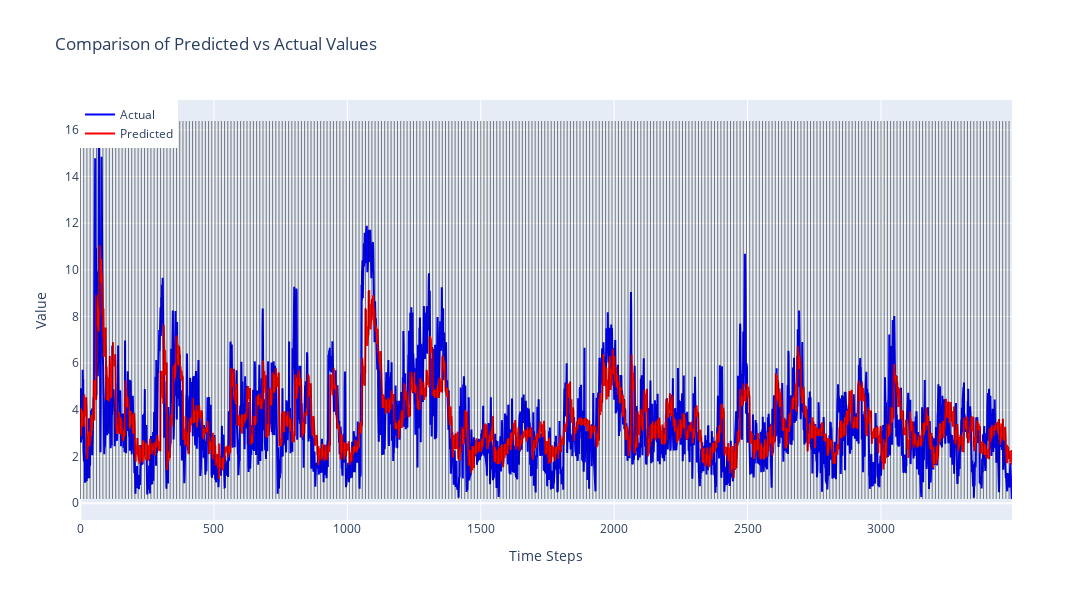

Notebook code cell kept with this figure:
### Code cell
import plotly.graph_objects as go

# Create a figure
fig = go.Figure()

# Add actual values trace
fig.add_trace(go.Scatter(
    x=list(range(len(y_test_stitched))),
    y=y_test_stitched,
    mode='lines',
    name='Actual',
    line=dict(color='blue')
))

# Add predicted values trace
fig.add_trace(go.Scatter(
    x=list(range(len(y_pred_stitched))),
    y=y_pred_stitched,
    mode='lines',
    name='Predicted',
    line=dict(color='red')
))

# Add vertical lines every 12 values
for i in range(0, len(y_test_stitched), 12):
    fig.add_shape(
        type='line',
        x0=i,
        x1=i,
        y0=min(min(y_test_stitched), min(y_pred_stitched)),
        y1=max(max(y_test_stitched), max(y_pred_stitched)),
        line=dict(color='rgba(0, 0, 0, 0.5)', width=1)
    )

# Update layout
fig.update_layout(
    title='Comparison of Predicted vs Actual Values',
    xaxis_title='Time Steps',
    yaxis_title='Value',
    legend=dict(x=0, y=1),
    width=1800,
    height=600,
    showlegend=True
)

# Show the plot
fig.show()

### Figure 1 — Plotly figure (JSON) as saved in the notebook; plotly's stock layout.template omitted (floating-point values rounded to 4 significant figures; data arrays with more than 128 entries replaced by an {"elided": "..."} marker saying what was removed)
{"data": [{"line": {"color": "blue"}, "mode": "lines", "name": "Actual", "type": "scatter", "x": {"elided": "3492 int values"}, "y": {"elided": "3492 float values"}}, {"line": {"color": "red"}, "mode": "lines", "name": "Predicted", "type": "scatter", "x": {"elided": "3492 int values"}, "y": {"elided": "3492 float values"}}], "layout": {"height": 600, "legend": {"x": 0, "y": 1}, "shapes": [{"line": {"color": "rgba(0, 0, 0, 0.5)", "width": 1}, "type": "line", "x0": 0, "x1": 0, "y0": 0.1786, "y1": 16.38}, {"line": {"color": "rgba(0, 0, 0, 0.5)", "width": 1}, "type": "line", "x0": 12, "x1": 12, "y0": 0.1786, "y1": 16.38}, {"line": {"color": "rgba(0, 0, 0, 0.5)", "width": 1}, "type": "line", "x0": 24, "x1": 24, "y0": 0.1786, "y1": 16.38}, {"line": {"color": "rgba(0, 0, 0, 0.5)", "width": 1}, "type": "line", "x0": 36, "x1": 36, "y0": 0.1786, "y1": 16.38}, {"line": {"color": "rgba(0, 0, 0, 0.5)", "width": 1}, "type": "line", "x0": 48, "x1": 48, "y0": 0.1786, "y1": 16.38}, {"line": {"color": "rgba(0, 0, 0, 0.5)", "width": 1}, "type": "line", "x0": 60, "x1": 60, "y0": 0.1786, "y1": 16.38}, {"line": {"color": "rgba(0, 0, 0, 0.5)", "width": 1}, "type": "line", "x0": 72, "x1": 72, "y0": 0.1786, "y1": 16.38}, {"line": {"color": "rgba(0, 0, 0, 0.5)", "width": 1}, "type": "line", "x0": 84, "x1": 84, "y0": 0.1786, "y1": 16.38}, {"line": {"color": "rgba(0, 0, 0, 0.5)", "width": 1}, "type": "line", "x0": 96, "x1": 96, "y0": 0.1786, "y1": 16.38}, {"line": {"color": "rgba(0, 0, 0, 0.5)", "width": 1}, "type": "line", "x0": 108, "x1": 108, "y0": 0.1786, "y1": 16.38}, {"line": {"color": "rgba(0, 0, 0, 0.5)", "width": 1}, "type": "line", "x0": 120, "x1": 120, "y0": 0.1786, "y1": 16.38}, {"line": {"color": "rgba(0, 0, 0, 0.5)", "width": 1}, "type": "line", "x0": 132, "x1": 132, "y0": 0.1786, "y1": 16.38}, {"line": {"color": "rgba(0, 0, 0, 0.5)", "width": 1}, "type": "line", "x0": 144, "x1": 144, "y0": 0.1786, "y1": 16.38}, {"line": {"color": "rgba(0, 0, 0, 0.5)", "width": 1}, "type": "line", "x0": 156, "x1": 156, "y0": 0.1786, "y1": 16.38}, {"line": {"color": "rgba(0, 0, 0, 0.5)", "width": 1}, "type": "line", "x0": 168, "x1": 168, "y0": 0.1786, "y1": 16.38}, {"line": {"color": "rgba(0, 0, 0, 0.5)", "width": 1}, "type": "line", "x0": 180, "x1": 180, "y0": 0.1786, "y1": 16.38}, {"line": {"color": "rgba(0, 0, 0, 0.5)", "width": 1}, "type": "line", "x0": 192, "x1": 192, "y0": 0.1786, "y1": 16.38}, {"line": {"color": "rgba(0, 0, 0, 0.5)", "width": 1}, "type": "line", "x0": 204, "x1": 204, "y0": 0.1786, "y1": 16.38}, {"line": {"color": "rgba(0, 0, 0, 0.5)", "width": 1}, "type": "line", "x0": 216, "x1": 216, "y0": 0.1786, "y1": 16.38}, {"line": {"color": "rgba(0, 0, 0, 0.5)", "width": 1}, "type": "line", "x0": 228, "x1": 228, "y0": 0.1786, "y1": 16.38}, {"line": {"color": "rgba(0, 0, 0, 0.5)", "width": 1}, "type": "line", "x0": 240, "x1": 240, "y0": 0.1786, "y1": 16.38}, {"line": {"color": "rgba(0, 0, 0, 0.5)", "width": 1}, "type": "line", "x0": 252, "x1": 252, "y0": 0.1786, "y1": 16.38}, {"line": {"color": "rgba(0, 0, 0, 0.5)", "width": 1}, "type": "line", "x0": 264, "x1": 264, "y0": 0.1786, "y1": 16.38}, {"line": {"color": "rgba(0, 0, 0, 0.5)", "width": 1}, "type": "line", "x0": 276, "x1": 276, "y0": 0.1786, "y1": 16.38}, {"line": {"color": "rgba(0, 0, 0, 0.5)", "width": 1}, "type": "line", "x0": 288, "x1": 288, "y0": 0.1786, "y1": 16.38}, {"line": {"color": "rgba(0, 0, 0, 0.5)", "width": 1}, "type": "line", "x0": 300, "x1": 300, "y0": 0.1786, "y1": 16.38}, {"line": {"color": "rgba(0, 0, 0, 0.5)", "width": 1}, "type": "line", "x0": 312, "x1": 312, "y0": 0.1786, "y1": 16.38}, {"line": {"color": "rgba(0, 0, 0, 0.5)", "width": 1}, "type": "line", "x0": 324, "x1": 324, "y0": 0.1786, "y1": 16.38}, {"line": {"color": "rgba(0, 0, 0, 0.5)", "width": 1}, "type": "line", "x0": 336, "x1": 336, "y0": 0.1786, "y1": 16.38}, {"line": {"color": "rgba(0, 0, 0, 0.5)", "width": 1}, "type": "line", "x0": 348, "x1": 348, "y0": 0.1786, "y1": 16.38}, {"line": {"color": "rgba(0, 0, 0, 0.5)", "width": 1}, "type": "line", "x0": 360, "x1": 360, "y0": 0.1786, "y1": 16.38}, {"line": {"color": "rgba(0, 0, 0, 0.5)", "width": 1}, "type": "line", "x0": 372, "x1": 372, "y0": 0.1786, "y1": 16.38}, {"line": {"color": "rgba(0, 0, 0, 0.5)", "width": 1}, "type": "line", "x0": 384, "x1": 384, "y0": 0.1786, "y1": 16.38}, {"line": {"color": "rgba(0, 0, 0, 0.5)", "width": 1}, "type": "line", "x0": 396, "x1": 396, "y0": 0.1786, "y1": 16.38}, {"line": {"color": "rgba(0, 0, 0, 0.5)", "width": 1}, "type": "line", "x0": 408, "x1": 408, "y0": 0.1786, "y1": 16.38}, {"line": {"color": "rgba(0, 0, 0, 0.5)", "width": 1}, "type": "line", "x0": 420, "x1": 420, "y0": 0.1786, "y1": 16.38}, {"line": {"color": "rgba(0, 0, 0, 0.5)", "width": 1}, "type": "line", "x0": 432, "x1": 432, "y0": 0.1786, "y1": 16.38}, {"line": {"color": "rgba(0, 0, 0, 0.5)", "width": 1}, "type": "line", "x0": 444, "x1": 444, "y0": 0.1786, "y1": 16.38}, {"line": {"color": "rgba(0, 0, 0, 0.5)", "width": 1}, "type": "line", "x0": 456, "x1": 456, "y0": 0.1786, "y1": 16.38}, {"line": {"color": "rgba(0, 0, 0, 0.5)", "width": 1}, "type": "line", "x0": 468, "x1": 468, "y0": 0.1786, "y1": 16.38}, {"line": {"color": "rgba(0, 0, 0, 0.5)", "width": 1}, "type": "line", "x0": 480, "x1": 480, "y0": 0.1786, "y1": 16.38}, {"line": {"color": "rgba(0, 0, 0, 0.5)", "width": 1}, "type": "line", "x0": 492, "x1": 492, "y0": 0.1786, "y1": 16.38}, {"line": {"color": "rgba(0, 0, 0, 0.5)", "width": 1}, "type": "line", "x0": 504, "x1": 504, "y0": 0.1786, "y1": 16.38}, {"line": {"color": "rgba(0, 0, 0, 0.5)", "width": 1}, "type": "line", "x0": 516, "x1": 516, "y0": 0.1786, "y1": 16.38}, {"line": {"color": "rgba(0, 0, 0, 0.5)", "width": 1}, "type": "line", "x0": 528, "x1": 528, "y0": 0.1786, "y1": 16.38}, {"line": {"color": "rgba(0, 0, 0, 0.5)", "width": 1}, "type": "line", "x0": 540, "x1": 540, "y0": 0.1786, "y1": 16.38}, {"line": {"color": "rgba(0, 0, 0, 0.5)", "width": 1}, "type": "line", "x0": 552, "x1": 552, "y0": 0.1786, "y1": 16.38}, {"line": {"color": "rgba(0, 0, 0, 0.5)", "width": 1}, "type": "line", "x0": 564, "x1": 564, "y0": 0.1786, "y1": 16.38}, {"line": {"color": "rgba(0, 0, 0, 0.5)", "width": 1}, "type": "line", "x0": 576, "x1": 576, "y0": 0.1786, "y1": 16.38}, {"line": {"color": "rgba(0, 0, 0, 0.5)", "width": 1}, "type": "line", "x0": 588, "x1": 588, "y0": 0.1786, "y1": 16.38}, {"line": {"color": "rgba(0, 0, 0, 0.5)", "width": 1}, "type": "line", "x0": 600, "x1": 600, "y0": 0.1786, "y1": 16.38}, {"line": {"color": "rgba(0, 0, 0, 0.5)", "width": 1}, "type": "line", "x0": 612, "x1": 612, "y0": 0.1786, "y1": 16.38}, {"line": {"color": "rgba(0, 0, 0, 0.5)", "width": 1}, "type": "line", "x0": 624, "x1": 624, "y0": 0.1786, "y1": 16.38}, {"line": {"color": "rgba(0, 0, 0, 0.5)", "width": 1}, "type": "line", "x0": 636, "x1": 636, "y0": 0.1786, "y1": 16.38}, {"line": {"color": "rgba(0, 0, 0, 0.5)", "width": 1}, "type": "line", "x0": 648, "x1": 648, "y0": 0.1786, "y1": 16.38}, {"line": {"color": "rgba(0, 0, 0, 0.5)", "width": 1}, "type": "line", "x0": 660, "x1": 660, "y0": 0.1786, "y1": 16.38}, {"line": {"color": "rgba(0, 0, 0, 0.5)", "width": 1}, "type": "line", "x0": 672, "x1": 672, "y0": 0.1786, "y1": 16.38}, {"line": {"color": "rgba(0, 0, 0, 0.5)", "width": 1}, "type": "line", "x0": 684, "x1": 684, "y0": 0.1786, "y1": 16.38}, {"line": {"color": "rgba(0, 0, 0, 0.5)", "width": 1}, "type": "line", "x0": 696, "x1": 696, "y0": 0.1786, "y1": 16.38}, {"line": {"color": "rgba(0, 0, 0, 0.5)", "width": 1}, "type": "line", "x0": 708, "x1": 708, "y0": 0.1786, "y1": 16.38}, {"line": {"color": "rgba(0, 0, 0, 0.5)", "width": 1}, "type": "line", "x0": 720, "x1": 720, "y0": 0.1786, "y1": 16.38}, {"line": {"color": "rgba(0, 0, 0, 0.5)", "width": 1}, "type": "line", "x0": 732, "x1": 732, "y0": 0.1786, "y1": 16.38}, {"line": {"color": "rgba(0, 0, 0, 0.5)", "width": 1}, "type": "line", "x0": 744, "x1": 744, "y0": 0.1786, "y1": 16.38}, {"line": {"color": "rgba(0, 0, 0, 0.5)", "width": 1}, "type": "line", "x0": 756, "x1": 756, "y0": 0.1786, "y1": 16.38}, {"line": {"color": "rgba(0, 0, 0, 0.5)", "width": 1}, "type": "line", "x0": 768, "x1": 768, "y0": 0.1786, "y1": 16.38}, {"line": {"color": "rgba(0, 0, 0, 0.5)", "width": 1}, "type": "line", "x0": 780, "x1": 780, "y0": 0.1786, "y1": 16.38}, {"line": {"color": "rgba(0, 0, 0, 0.5)", "width": 1}, "type": "line", "x0": 792, "x1": 792, "y0": 0.1786, "y1": 16.38}, {"line": {"color": "rgba(0, 0, 0, 0.5)", "width": 1}, "type": "line", "x0": 804, "x1": 804, "y0": 0.1786, "y1": 16.38}, {"line": {"color": "rgba(0, 0, 0, 0.5)", "width": 1}, "type": "line", "x0": 816, "x1": 816, "y0": 0.1786, "y1": 16.38}, {"line": {"color": "rgba(0, 0, 0, 0.5)", "width": 1}, "type": "line", "x0": 828, "x1": 828, "y0": 0.1786, "y1": 16.38}, {"line": {"color": "rgba(0, 0, 0, 0.5)", "width": 1}, "type": "line", "x0": 840, "x1": 840, "y0": 0.1786, "y1": 16.38}, {"line": {"color": "rgba(0, 0, 0, 0.5)", "width": 1}, "type": "line", "x0": 852, "x1": 852, "y0": 0.1786, "y1": 16.38}, {"line": {"color": "rgba(0, 0, 0, 0.5)", "width": 1}, "type": "line", "x0": 864, "x1": 864, "y0": 0.1786, "y1": 16.38}, {"line": {"color": "rgba(0, 0, 0, 0.5)", "width": 1}, "type": "line", "x0": 876, "x1": 876, "y0": 0.1786, "y1": 16.38}, {"line": {"color": "rgba(0, 0, 0, 0.5)", "width": 1}, "type": "line", "x0": 888, "x1": 888, "y0": 0.1786, "y1": 16.38}, {"line": {"color": "rgba(0, 0, 0, 0.5)", "width": 1}, "type": "line", "x0": 900, "x1": 900, "y0": 0.1786, "y1": 16.38}, {"line": {"color": "rgba(0, 0, 0, 0.5)", "width": 1}, "type": "line", "x0": 912, "x1": 912, "y0": 0.1786, "y1": 16.38}, {"line": {"color": "rgba(0, 0, 0, 0.5)", "width": 1}, "type": "line", "x0": 924, "x1": 924, "y0": 0.1786, "y1": 16.38}, {"line": {"color": "rgba(0, 0, 0, 0.5)", "width": 1}, "type": "line", "x0": 936, "x1": 936, "y0": 0.1786, "y1": 16.38}, {"line": {"color": "rgba(0, 0, 0, 0.5)", "width": 1}, "type": "line", "x0": 948, "x1": 948, "y0": 0.1786, "y1": 16.38}, {"line": {"color": "rgba(0, 0, 0, 0.5)", "width": 1}, "type": "line", "x0": 960, "x1": 960, "y0": 0.1786, "y1": 16.38}, {"line": {"color": "rgba(0, 0, 0, 0.5)", "width": 1}, "type": "line", "x0": 972, "x1": 972, "y0": 0.1786, "y1": 16.38}, {"line": {"color": "rgba(0, 0, 0, 0.5)", "width": 1}, "type": "line", "x0": 984, "x1": 984, "y0": 0.1786, "y1": 16.38}, {"line": {"color": "rgba(0, 0, 0, 0.5)", "width": 1}, "type": "line", "x0": 996, "x1": 996, "y0": 0.1786, "y1": 16.38}, {"line": {"color": "rgba(0, 0, 0, 0.5)", "width": 1}, "type": "line", "x0": 1008, "x1": 1008, "y0": 0.1786, "y1": 16.38}, {"line": {"color": "rgba(0, 0, 0, 0.5)", "width": 1}, "type": "line", "x0": 1020, "x1": 1020, "y0": 0.1786, "y1": 16.38}, {"line": {"color": "rgba(0, 0, 0, 0.5)", "width": 1}, "type": "line", "x0": 1032, "x1": 1032, "y0": 0.1786, "y1": 16.38}, {"line": {"color": "rgba(0, 0, 0, 0.5)", "width": 1}, "type": "line", "x0": 1044, "x1": 1044, "y0": 0.1786, "y1": 16.38}, {"line": {"color": "rgba(0, 0, 0, 0.5)", "width": 1}, "type": "line", "x0": 1056, "x1": 1056, "y0": 0.1786, "y1": 16.38}, {"line": {"color": "rgba(0, 0, 0, 0.5)", "width": 1}, "type": "line", "x0": 1068, "x1": 1068, "y0": 0.1786, "y1": 16.38}, {"line": {"color": "rgba(0, 0, 0, 0.5)", "width": 1}, "type": "line", "x0": 1080, "x1": 1080, "y0": 0.1786, "y1": 16.38}, {"line": {"color": "rgba(0, 0, 0, 0.5)", "width": 1}, "type": "line", "x0": 1092, "x1": 1092, "y0": 0.1786, "y1": 16.38}, {"line": {"color": "rgba(0, 0, 0, 0.5)", "width": 1}, "type": "line", "x0": 1104, "x1": 1104, "y0": 0.1786, "y1": 16.38}, {"line": {"color": "rgba(0, 0, 0, 0.5)", "width": 1}, "type": "line", "x0": 1116, "x1": 1116, "y0": 0.1786, "y1": 16.38}, {"line": {"color": "rgba(0, 0, 0, 0.5)", "width": 1}, "type": "line", "x0": 1128, "x1": 1128, "y0": 0.1786, "y1": 16.38}, {"line": {"color": "rgba(0, 0, 0, 0.5)", "width": 1}, "type": "line", "x0": 1140, "x1": 1140, "y0": 0.1786, "y1": 16.38}, {"line": {"color": "rgba(0, 0, 0, 0.5)", "width": 1}, "type": "line", "x0": 1152, "x1": 1152, "y0": 0.1786, "y1": 16.38}, {"line": {"color": "rgba(0, 0, 0, 0.5)", "width": 1}, "type": "line", "x0": 1164, "x1": 1164, "y0": 0.1786, "y1": 16.38}, {"line": {"color": "rgba(0, 0, 0, 0.5)", "width": 1}, "type": "line", "x0": 1176, "x1": 1176, "y0": 0.1786, "y1": 16.38}, {"line": {"color": "rgba(0, 0, 0, 0.5)", "width": 1}, "type": "line", "x0": 1188, "x1": 1188, "y0": 0.1786, "y1": 16.38}, {"line": {"color": "rgba(0, 0, 0, 0.5)", "width": 1}, "type": "line", "x0": 1200, "x1": 1200, "y0": 0.1786, "y1": 16.38}, {"line": {"color": "rgba(0, 0, 0, 0.5)", "width": 1}, "type": "line", "x0": 1212, "x1": 1212, "y0": 0.1786, "y1": 16.38}, {"line": {"color": "rgba(0, 0, 0, 0.5)", "width": 1}, "type": "line", "x0": 1224, "x1": 1224, "y0": 0.1786, "y1": 16.38}, {"line": {"color": "rgba(0, 0, 0, 0.5)", "width": 1}, "type": "line", "x0": 1236, "x1": 1236, "y0": 0.1786, "y1": 16.38}, {"line": {"color": "rgba(0, 0, 0, 0.5)", "width": 1}, "type": "line", "x0": 1248, "x1": 1248, "y0": 0.1786, "y1": 16.38}, {"line": {"color": "rgba(0, 0, 0, 0.5)", "width": 1}, "type": "line", "x0": 1260, "x1": 1260, "y0": 0.1786, "y1": 16.38}, {"line": {"color": "rgba(0, 0, 0, 0.5)", "width": 1}, "type": "line", "x0": 1272, "x1": 1272, "y0": 0.1786, "y1": 16.38}, {"line": {"color": "rgba(0, 0, 0, 0.5)", "width": 1}, "type": "line", "x0": 1284, "x1": 1284, "y0": 0.1786, "y1": 16.38}, {"line": {"color": "rgba(0, 0, 0, 0.5)", "width": 1}, "type": "line", "x0": 1296, "x1": 1296, "y0": 0.1786, "y1": 16.38}, {"line": {"color": "rgba(0, 0, 0, 0.5)", "width": 1}, "type": "line", "x0": 1308, "x1": 1308, "y0": 0.1786, "y1": 16.38}, {"line": {"color": "rgba(0, 0, 0, 0.5)", "width": 1}, "type": "line", "x0": 1320, "x1": 1320, "y0": 0.1786, "y1": 16.38}, {"line": {"color": "rgba(0, 0, 0, 0.5)", "width": 1}, "type": "line", "x0": 1332, "x1": 1332, "y0": 0.1786, "y1": 16.38}, {"line": {"color": "rgba(0, 0, 0, 0.5)", "width": 1}, "type": "line", "x0": 1344, "x1": 1344, "y0": 0.1786, "y1": 16.38}, {"line": {"color": "rgba(0, 0, 0, 0.5)", "width": 1}, "type": "line", "x0": 1356, "x1": 1356, "y0": 0.1786, "y1": 16.38}, {"line": {"color": "rgba(0, 0, 0, 0.5)", "width": 1}, "type": "line", "x0": 1368, "x1": 1368, "y0": 0.1786, "y1": 16.38}, {"line": {"color": "rgba(0, 0, 0, 0.5)", "width": 1}, "type": "line", "x0": 1380, "x1": 1380, "y0": 0.1786, "y1": 16.38}, {"line": {"color": "rgba(0, 0, 0, 0.5)", "width": 1}, "type": "line", "x0": 1392, "x1": 1392, "y0": 0.1786, "y1": 16.38}, {"line": {"color": "rgba(0, 0, 0, 0.5)", "width": 1}, "type": "line", "x0": 1404, "x1": 1404, "y0": 0.1786, "y1": 16.38}, {"line": {"color": "rgba(0, 0, 0, 0.5)", "width": 1}, "type": "line", "x0": 1416, "x1": 1416, "y0": 0.1786, "y1": 16.38}, {"line": {"color": "rgba(0, 0, 0, 0.5)", "width": 1}, "type": "line", "x0": 1428, "x1": 1428, "y0": 0.1786, "y1": 16.38}, {"line": {"color": "rgba(0, 0, 0, 0.5)", "width": 1}, "type": "line", "x0": 1440, "x1": 1440, "y0": 0.1786, "y1": 16.38}, {"line": {"color": "rgba(0, 0, 0, 0.5)", "width": 1}, "type": "line", "x0": 1452, "x1": 1452, "y0": 0.1786, "y1": 16.38}, {"line": {"color": "rgba(0, 0, 0, 0.5)", "width": 1}, "type": "line", "x0": 1464, "x1": 1464, "y0": 0.1786, "y1": 16.38}, {"line": {"color": "rgba(0, 0, 0, 0.5)", "width": 1}, "type": "line", "x0": 1476, "x1": 1476, "y0": 0.1786, "y1": 16.38}, {"line": {"color": "rgba(0, 0, 0, 0.5)", "width": 1}, "type": "line", "x0": 1488, "x1": 1488, "y0": 0.1786, "y1": 16.38}, {"line": {"color": "rgba(0, 0, 0, 0.5)", "width": 1}, "type": "line", "x0": 1500, "x1": 1500, "y0": 0.1786, "y1": 16.38}, {"line": {"color": "rgba(0, 0, 0, 0.5)", "width": 1}, "type": "line", "x0": 1512, "x1": 1512, "y0": 0.1786, "y1": 16.38}, {"line": {"color": "rgba(0, 0, 0, 0.5)", "width": 1}, "type": "line", "x0": 1524, "x1": 1524, "y0": 0.1786, "y1": 16.38}, {"line": {"color": "rgba(0, 0, 0, 0.5)", "width": 1}, "type": "line", "x0": 1536, "x1": 1536, "y0": 0.1786, "y1": 16.38}, {"line": {"color": "rgba(0, 0, 0, 0.5)", "width": 1}, "type": "line", "x0": 1548, "x1": 1548, "y0": 0.1786, "y1": 16.38}, {"line": {"color": "rgba(0, 0, 0, 0.5)", "width": 1}, "type": "line", "x0": 1560, "x1": 1560, "y0": 0.1786, "y1": 16.38}, {"line": {"color": "rgba(0, 0, 0, 0.5)", "width": 1}, "type": "line", "x0": 1572, "x1": 1572, "y0": 0.1786, "y1": 16.38}, {"line": {"color": "rgba(0, 0, 0, 0.5)", "width": 1}, "type": "line", "x0": 1584, "x1": 1584, "y0": 0.1786, "y1": 16.38}, {"line": {"color": "rgba(0, 0, 0, 0.5)", "width": 1}, "type": "line", "x0": 1596, "x1": 1596, "y0": 0.1786, "y1": 16.38}, {"line": {"color": "rgba(0, 0, 0, 0.5)", "width": 1}, "type": "line", "x0": 1608, "x1": 1608, "y0": 0.1786, "y1": 16.38}, {"line": {"color": "rgba(0, 0, 0, 0.5)", "width": 1}, "type": "line", "x0": 1620, "x1": 1620, "y0": 0.1786, "y1": 16.38}, {"line": {"color": "rgba(0, 0, 0, 0.5)", "width": 1}, "type": "line", "x0": 1632, "x1": 1632, "y0": 0.1786, "y1": 16.38}, {"line": {"color": "rgba(0, 0, 0, 0.5)", "width": 1}, "type": "line", "x0": 1644, "x1": 1644, "y0": 0.1786, "y1": 16.38}, {"line": {"color": "rgba(0, 0, 0, 0.5)", "width": 1}, "type": "line", "x0": 1656, "x1": 1656, "y0": 0.1786, "y1": 16.38}, {"line": {"color": "rgba(0, 0, 0, 0.5)", "width": 1}, "type": "line", "x0": 1668, "x1": 1668, "y0": 0.1786, "y1": 16.38}, {"line": {"color": "rgba(0, 0, 0, 0.5)", "width": 1}, "type": "line", "x0": 1680, "x1": 1680, "y0": 0.1786, "y1": 16.38}, {"line": {"color": "rgba(0, 0, 0, 0.5)", "width": 1}, "type": "line", "x0": 1692, "x1": 1692, "y0": 0.1786, "y1": 16.38}, {"line": {"color": "rgba(0, 0, 0, 0.5)", "width": 1}, "type": "line", "x0": 1704, "x1": 1704, "y0": 0.1786, "y1": 16.38}, {"line": {"color": "rgba(0, 0, 0, 0.5)", "width": 1}, "type": "line", "x0": 1716, "x1": 1716, "y0": 0.1786, "y1": 16.38}, {"line": {"color": "rgba(0, 0, 0, 0.5)", "width": 1}, "type": "line", "x0": 1728, "x1": 1728, "y0": 0.1786, "y1": 16.38}, {"line": {"color": "rgba(0, 0, 0, 0.5)", "width": 1}, "type": "line", "x0": 1740, "x1": 1740, "y0": 0.1786, "y1": 16.38}, {"line": {"color": "rgba(0, 0, 0, 0.5)", "width": 1}, "type": "line", "x0": 1752, "x1": 1752, "y0": 0.1786, "y1": 16.38}, {"line": {"color": "rgba(0, 0, 0, 0.5)", "width": 1}, "type": "line", "x0": 1764, "x1": 1764, "y0": 0.1786, "y1": 16.38}, {"line": {"color": "rgba(0, 0, 0, 0.5)", "width": 1}, "type": "line", "x0": 1776, "x1": 1776, "y0": 0.1786, "y1": 16.38}, {"line": {"color": "rgba(0, 0, 0, 0.5)", "width": 1}, "type": "line", "x0": 1788, "x1": 1788, "y0": 0.1786, "y1": 16.38}, {"line": {"color": "rgba(0, 0, 0, 0.5)", "width": 1}, "type": "line", "x0": 1800, "x1": 1800, "y0": 0.1786, "y1": 16.38}, {"line": {"color": "rgba(0, 0, 0, 0.5)", "width": 1}, "type": "line", "x0": 1812, "x1": 1812, "y0": 0.1786, "y1": 16.38}, {"line": {"color": "rgba(0, 0, 0, 0.5)", "width": 1}, "type": "line", "x0": 1824, "x1": 1824, "y0": 0.1786, "y1": 16.38}, {"line": {"color": "rgba(0, 0, 0, 0.5)", "width": 1}, "type": "line", "x0": 1836, "x1": 1836, "y0": 0.1786, "y1": 16.38}, {"line": {"color": "rgba(0, 0, 0, 0.5)", "width": 1}, "type": "line", "x0": 1848, "x1": 1848, "y0": 0.1786, "y1": 16.38}, {"line": {"color": "rgba(0, 0, 0, 0.5)", "width": 1}, "type": "line", "x0": 1860, "x1": 1860, "y0": 0.1786, "y1": 16.38}, {"line": {"color": "rgba(0, 0, 0, 0.5)", "width": 1}, "type": "line", "x0": 1872, "x1": 1872, "y0": 0.1786, "y1": 16.38}, {"line": {"color": "rgba(0, 0, 0, 0.5)", "width": 1}, "type": "line", "x0": 1884, "x1": 1884, "y0": 0.1786, "y1": 16.38}, {"line": {"color": "rgba(0, 0, 0, 0.5)", "width": 1}, "type": "line", "x0": 1896, "x1": 1896, "y0": 0.1786, "y1": 16.38}, {"line": {"color": "rgba(0, 0, 0, 0.5)", "width": 1}, "type": "line", "x0": 1908, "x1": 1908, "y0": 0.1786, "y1": 16.38}, {"line": {"color": "rgba(0, 0, 0, 0.5)", "width": 1}, "type": "line", "x0": 1920, "x1": 1920, "y0": 0.1786, "y1": 16.38}, {"line": {"color": "rgba(0, 0, 0, 0.5)", "width": 1}, "type": "line", "x0": 1932, "x1": 1932, "y0": 0.1786, "y1": 16.38}, {"line": {"color": "rgba(0, 0, 0, 0.5)", "width": 1}, "type": "line", "x0": 1944, "x1": 1944, "y0": 0.1786, "y1": 16.38}, {"line": {"color": "rgba(0, 0, 0, 0.5)", "width": 1}, "type": "line", "x0": 1956, "x1": 1956, "y0": 0.1786, "y1": 16.38}, {"line": {"color": "rgba(0, 0, 0, 0.5)", "width": 1}, "type": "line", "x0": 1968, "x1": 1968, "y0": 0.1786, "y1": 16.38}, {"line": {"color": "rgba(0, 0, 0, 0.5)", "width": 1}, "type": "line", "x0": 1980, "x1": 1980, "y0": 0.1786, "y1": 16.38}, {"line": {"color": "rgba(0, 0, 0, 0.5)", "width": 1}, "type": "line", "x0": 1992, "x1": 1992, "y0": 0.1786, "y1": 16.38}, {"line": {"color": "rgba(0, 0, 0, 0.5)", "width": 1}, "type": "line", "x0": 2004, "x1": 2004, "y0": 0.1786, "y1": 16.38}, {"line": {"color": "rgba(0, 0, 0, 0.5)", "width": 1}, "type": "line", "x0": 2016, "x1": 2016, "y0": 0.1786, "y1": 16.38}, {"line": {"color": "rgba(0, 0, 0, 0.5)", "width": 1}, "type": "line", "x0": 2028, "x1": 2028, "y0": 0.1786, "y1": 16.38}, {"line": {"color": "rgba(0, 0, 0, 0.5)", "width": 1}, "type": "line", "x0": 2040, "x1": 2040, "y0": 0.1786, "y1": 16.38}, {"line": {"color": "rgba(0, 0, 0, 0.5)", "width": 1}, "type": "line", "x0": 2052, "x1": 2052, "y0": 0.1786, "y1": 16.38}, {"line": {"color": "rgba(0, 0, 0, 0.5)", "width": 1}, "type": "line", "x0": 2064, "x1": 2064, "y0": 0.1786, "y1": 16.38}, {"line": {"color": "rgba(0, 0, 0, 0.5)", "width": 1}, "type": "line", "x0": 2076, "x1": 2076, "y0": 0.1786, "y1": 16.38}, {"line": {"color": "rgba(0, 0, 0, 0.5)", "width": 1}, "type": "line", "x0": 2088, "x1": 2088, "y0": 0.1786, "y1": 16.38}, {"line": {"color": "rgba(0, 0, 0, 0.5)", "width": 1}, "type": "line", "x0": 2100, "x1": 2100, "y0": 0.1786, "y1": 16.38}, {"line": {"color": "rgba(0, 0, 0, 0.5)", "width": 1}, "type": "line", "x0": 2112, "x1": 2112, "y0": 0.1786, "y1": 16.38}, {"line": {"color": "rgba(0, 0, 0, 0.5)", "width": 1}, "type": "line", "x0": 2124, "x1": 2124, "y0": 0.1786, "y1": 16.38}, {"line": {"color": "rgba(0, 0, 0, 0.5)", "width": 1}, "type": "line", "x0": 2136, "x1": 2136, "y0": 0.1786, "y1": 16.38}, {"line": {"color": "rgba(0, 0, 0, 0.5)", "width": 1}, "type": "line", "x0": 2148, "x1": 2148, "y0": 0.1786, "y1": 16.38}, {"line": {"color": "rgba(0, 0, 0, 0.5)", "width": 1}, "type": "line", "x0": 2160, "x1": 2160, "y0": 0.1786, "y1": 16.38}, {"line": {"color": "rgba(0, 0, 0, 0.5)", "width": 1}, "type": "line", "x0": 2172, "x1": 2172, "y0": 0.1786, "y1": 16.38}, {"line": {"color": "rgba(0, 0, 0, 0.5)", "width": 1}, "type": "line", "x0": 2184, "x1": 2184, "y0": 0.1786, "y1": 16.38}, {"line": {"color": "rgba(0, 0, 0, 0.5)", "width": 1}, "type": "line", "x0": 2196, "x1": 2196, "y0": 0.1786, "y1": 16.38}, {"line": {"color": "rgba(0, 0, 0, 0.5)", "width": 1}, "type": "line", "x0": 2208, "x1": 2208, "y0": 0.1786, "y1": 16.38}, {"line": {"color": "rgba(0, 0, 0, 0.5)", "width": 1}, "type": "line", "x0": 2220, "x1": 2220, "y0": 0.1786, "y1": 16.38}, {"line": {"color": "rgba(0, 0, 0, 0.5)", "width": 1}, "type": "line", "x0": 2232, "x1": 2232, "y0": 0.1786, "y1": 16.38}, {"line": {"color": "rgba(0, 0, 0, 0.5)", "width": 1}, "type": "line", "x0": 2244, "x1": 2244, "y0": 0.1786, "y1": 16.38}, {"line": {"color": "rgba(0, 0, 0, 0.5)", "width": 1}, "type": "line", "x0": 2256, "x1": 2256, "y0": 0.1786, "y1": 16.38}, {"line": {"color": "rgba(0, 0, 0, 0.5)", "width": 1}, "type": "line", "x0": 2268, "x1": 2268, "y0": 0.1786, "y1": 16.38}, {"line": {"color": "rgba(0, 0, 0, 0.5)", "width": 1}, "type": "line", "x0": 2280, "x1": 2280, "y0": 0.1786, "y1": 16.38}, {"line": {"color": "rgba(0, 0, 0, 0.5)", "width": 1}, "type": "line", "x0": 2292, "x1": 2292, "y0": 0.1786, "y1": 16.38}, {"line": {"color": "rgba(0, 0, 0, 0.5)", "width": 1}, "type": "line", "x0": 2304, "x1": 2304, "y0": 0.1786, "y1": 16.38}, {"line": {"color": "rgba(0, 0, 0, 0.5)", "width": 1}, "type": "line", "x0": 2316, "x1": 2316, "y0": 0.1786, "y1": 16.38}, {"line": {"color": "rgba(0, 0, 0, 0.5)", "width": 1}, "type": "line", "x0": 2328, "x1": 2328, "y0": 0.1786, "y1": 16.38}, {"line": {"color": "rgba(0, 0, 0, 0.5)", "width": 1}, "type": "line", "x0": 2340, "x1": 2340, "y0": 0.1786, "y1": 16.38}, {"line": {"color": "rgba(0, 0, 0, 0.5)", "width": 1}, "type": "line", "x0": 2352, "x1": 2352, "y0": 0.1786, "y1": 16.38}, {"line": {"color": "rgba(0, 0, 0, 0.5)", "width": 1}, "type": "line", "x0": 2364, "x1": 2364, "y0": 0.1786, "y1": 16.38}, {"line": {"color": "rgba(0, 0, 0, 0.5)", "width": 1}, "type": "line", "x0": 2376, "x1": 2376, "y0": 0.1786, "y1": 16.38}, {"line": {"color": "rgba(0, 0, 0, 0.5)", "width": 1}, "type": "line", "x0": 2388, "x1": 2388, "y0": 0.1786, "y1": 16.38}, {"line": {"color": "rgba(0, 0, 0, 0.5)", "width": 1}, "type": "line", "x0": 2400, "x1": 2400, "y0": 0.1786, "y1": 16.38}, {"line": {"color": "rgba(0, 0, 0, 0.5)", "width": 1}, "type": "line", "x0": 2412, "x1": 2412, "y0": 0.1786, "y1": 16.38}, {"line": {"color": "rgba(0, 0, 0, 0.5)", "width": 1}, "type": "line", "x0": 2424, "x1": 2424, "y0": 0.1786, "y1": 16.38}, {"line": {"color": "rgba(0, 0, 0, 0.5)", "width": 1}, "type": "line", "x0": 2436, "x1": 2436, "y0": 0.1786, "y1": 16.38}, {"line": {"color": "rgba(0, 0, 0, 0.5)", "width": 1}, "type": "line", "x0": 2448, "x1": 2448, "y0": 0.1786, "y1": 16.38}, {"line": {"color": "rgba(0, 0, 0, 0.5)", "width": 1}, "type": "line", "x0": 2460, "x1": 2460, "y0": 0.1786, "y1": 16.38}, {"line": {"color": "rgba(0, 0, 0, 0.5)", "width": 1}, "type": "line", "x0": 2472, "x1": 2472, "y0": 0.1786, "y1": 16.38}, {"line": {"color": "rgba(0, 0, 0, 0.5)", "width": 1}, "type": "line", "x0": 2484, "x1": 2484, "y0": 0.1786, "y1": 16.38}, {"line": {"color": "rgba(0, 0, 0, 0.5)", "width": 1}, "type": "line", "x0": 2496, "x1": 2496, "y0": 0.1786, "y1": 16.38}, {"line": {"color": "rgba(0, 0, 0, 0.5)", "width": 1}, "type": "line", "x0": 2508, "x1": 2508, "y0": 0.1786, "y1": 16.38}, {"line": {"color": "rgba(0, 0, 0, 0.5)", "width": 1}, "type": "line", "x0": 2520, "x1": 2520, "y0": 0.1786, "y1": 16.38}, {"line": {"color": "rgba(0, 0, 0, 0.5)", "width": 1}, "type": "line", "x0": 2532, "x1": 2532, "y0": 0.1786, "y1": 16.38}, {"line": {"color": "rgba(0, 0, 0, 0.5)", "width": 1}, "type": "line", "x0": 2544, "x1": 2544, "y0": 0.1786, "y1": 16.38}, {"line": {"color": "rgba(0, 0, 0, 0.5)", "width": 1}, "type": "line", "x0": 2556, "x1": 2556, "y0": 0.1786, "y1": 16.38}, {"line": {"color": "rgba(0, 0, 0, 0.5)", "width": 1}, "type": "line", "x0": 2568, "x1": 2568, "y0": 0.1786, "y1": 16.38}, {"line": {"color": "rgba(0, 0, 0, 0.5)", "width": 1}, "type": "line", "x0": 2580, "x1": 2580, "y0": 0.1786, "y1": 16.38}, {"line": {"color": "rgba(0, 0, 0, 0.5)", "width": 1}, "type": "line", "x0": 2592, "x1": 2592, "y0": 0.1786, "y1": 16.38}, {"line": {"color": "rgba(0, 0, 0, 0.5)", "width": 1}, "type": "line", "x0": 2604, "x1": 2604, "y0": 0.1786, "y1": 16.38}, {"line": {"color": "rgba(0, 0, 0, 0.5)", "width": 1}, "type": "line", "x0": 2616, "x1": 2616, "y0": 0.1786, "y1": 16.38}, {"line": {"color": "rgba(0, 0, 0, 0.5)", "width": 1}, "type": "line", "x0": 2628, "x1": 2628, "y0": 0.1786, "y1": 16.38}, {"line": {"color": "rgba(0, 0, 0, 0.5)", "width": 1}, "type": "line", "x0": 2640, "x1": 2640, "y0": 0.1786, "y1": 16.38}, {"line": {"color": "rgba(0, 0, 0, 0.5)", "width": 1}, "type": "line", "x0": 2652, "x1": 2652, "y0": 0.1786, "y1": 16.38}, {"line": {"color": "rgba(0, 0, 0, 0.5)", "width": 1}, "type": "line", "x0": 2664, "x1": 2664, "y0": 0.1786, "y1": 16.38}, {"line": {"color": "rgba(0, 0, 0, 0.5)", "width": 1}, "type": "line", "x0": 2676, "x1": 2676, "y0": 0.1786, "y1": 16.38}, {"line": {"color": "rgba(0, 0, 0, 0.5)", "width": 1}, "type": "line", "x0": 2688, "x1": 2688, "y0": 0.1786, "y1": 16.38}, {"line": {"color": "rgba(0, 0, 0, 0.5)", "width": 1}, "type": "line", "x0": 2700, "x1": 2700, "y0": 0.1786, "y1": 16.38}, {"line": {"color": "rgba(0, 0, 0, 0.5)", "width": 1}, "type": "line", "x0": 2712, "x1": 2712, "y0": 0.1786, "y1": 16.38}, {"line": {"color": "rgba(0, 0, 0, 0.5)", "width": 1}, "type": "line", "x0": 2724, "x1": 2724, "y0": 0.1786, "y1": 16.38}, {"line": {"color": "rgba(0, 0, 0, 0.5)", "width": 1}, "type": "line", "x0": 2736, "x1": 2736, "y0": 0.1786, "y1": 16.38}, {"line": {"color": "rgba(0, 0, 0, 0.5)", "width": 1}, "type": "line", "x0": 2748, "x1": 2748, "y0": 0.1786, "y1": 16.38}, {"line": {"color": "rgba(0, 0, 0, 0.5)", "width": 1}, "type": "line", "x0": 2760, "x1": 2760, "y0": 0.1786, "y1": 16.38}, {"line": {"color": "rgba(0, 0, 0, 0.5)", "width": 1}, "type": "line", "x0": 2772, "x1": 2772, "y0": 0.1786, "y1": 16.38}, {"line": {"color": "rgba(0, 0, 0, 0.5)", "width": 1}, "type": "line", "x0": 2784, "x1": 2784, "y0": 0.1786, "y1": 16.38}, {"line": {"color": "rgba(0, 0, 0, 0.5)", "width": 1}, "type": "line", "x0": 2796, "x1": 2796, "y0": 0.1786, "y1": 16.38}, {"line": {"color": "rgba(0, 0, 0, 0.5)", "width": 1}, "type": "line", "x0": 2808, "x1": 2808, "y0": 0.1786, "y1": 16.38}, {"line": {"color": "rgba(0, 0, 0, 0.5)", "width": 1}, "type": "line", "x0": 2820, "x1": 2820, "y0": 0.1786, "y1": 16.38}, {"line": {"color": "rgba(0, 0, 0, 0.5)", "width": 1}, "type": "line", "x0": 2832, "x1": 2832, "y0": 0.1786, "y1": 16.38}, {"line": {"color": "rgba(0, 0, 0, 0.5)", "width": 1}, "type": "line", "x0": 2844, "x1": 2844, "y0": 0.1786, "y1": 16.38}, {"line": {"color": "rgba(0, 0, 0, 0.5)", "width": 1}, "type": "line", "x0": 2856, "x1": 2856, "y0": 0.1786, "y1": 16.38}, {"line": {"color": "rgba(0, 0, 0, 0.5)", "width": 1}, "type": "line", "x0": 2868, "x1": 2868, "y0": 0.1786, "y1": 16.38}, {"line": {"color": "rgba(0, 0, 0, 0.5)", "width": 1}, "type": "line", "x0": 2880, "x1": 2880, "y0": 0.1786, "y1": 16.38}, {"line": {"color": "rgba(0, 0, 0, 0.5)", "width": 1}, "type": "line", "x0": 2892, "x1": 2892, "y0": 0.1786, "y1": 16.38}, {"line": {"color": "rgba(0, 0, 0, 0.5)", "width": 1}, "type": "line", "x0": 2904, "x1": 2904, "y0": 0.1786, "y1": 16.38}, {"line": {"color": "rgba(0, 0, 0, 0.5)", "width": 1}, "type": "line", "x0": 2916, "x1": 2916, "y0": 0.1786, "y1": 16.38}, {"line": {"color": "rgba(0, 0, 0, 0.5)", "width": 1}, "type": "line", "x0": 2928, "x1": 2928, "y0": 0.1786, "y1": 16.38}, {"line": {"color": "rgba(0, 0, 0, 0.5)", "width": 1}, "type": "line", "x0": 2940, "x1": 2940, "y0": 0.1786, "y1": 16.38}, {"line": {"color": "rgba(0, 0, 0, 0.5)", "width": 1}, "type": "line", "x0": 2952, "x1": 2952, "y0": 0.1786, "y1": 16.38}, {"line": {"color": "rgba(0, 0, 0, 0.5)", "width": 1}, "type": "line", "x0": 2964, "x1": 2964, "y0": 0.1786, "y1": 16.38}, {"line": {"color": "rgba(0, 0, 0, 0.5)", "width": 1}, "type": "line", "x0": 2976, "x1": 2976, "y0": 0.1786, "y1": 16.38}, {"line": {"color": "rgba(0, 0, 0, 0.5)", "width": 1}, "type": "line", "x0": 2988, "x1": 2988, "y0": 0.1786, "y1": 16.38}, {"line": {"color": "rgba(0, 0, 0, 0.5)", "width": 1}, "type": "line", "x0": 3000, "x1": 3000, "y0": 0.1786, "y1": 16.38}, {"line": {"color": "rgba(0, 0, 0, 0.5)", "width": 1}, "type": "line", "x0": 3012, "x1": 3012, "y0": 0.1786, "y1": 16.38}, {"line": {"color": "rgba(0, 0, 0, 0.5)", "width": 1}, "type": "line", "x0": 3024, "x1": 3024, "y0": 0.1786, "y1": 16.38}, {"line": {"color": "rgba(0, 0, 0, 0.5)", "width": 1}, "type": "line", "x0": 3036, "x1": 3036, "y0": 0.1786, "y1": 16.38}, {"line": {"color": "rgba(0, 0, 0, 0.5)", "width": 1}, "type": "line", "x0": 3048, "x1": 3048, "y0": 0.1786, "y1": 16.38}, {"line": {"color": "rgba(0, 0, 0, 0.5)", "width": 1}, "type": "line", "x0": 3060, "x1": 3060, "y0": 0.1786, "y1": 16.38}, {"line": {"color": "rgba(0, 0, 0, 0.5)", "width": 1}, "type": "line", "x0": 3072, "x1": 3072, "y0": 0.1786, "y1": 16.38}, {"line": {"color": "rgba(0, 0, 0, 0.5)", "width": 1}, "type": "line", "x0": 3084, "x1": 3084, "y0": 0.1786, "y1": 16.38}, {"line": {"color": "rgba(0, 0, 0, 0.5)", "width": 1}, "type": "line", "x0": 3096, "x1": 3096, "y0": 0.1786, "y1": 16.38}, {"line": {"color": "rgba(0, 0, 0, 0.5)", "width": 1}, "type": "line", "x0": 3108, "x1": 3108, "y0": 0.1786, "y1": 16.38}, {"line": {"color": "rgba(0, 0, 0, 0.5)", "width": 1}, "type": "line", "x0": 3120, "x1": 3120, "y0": 0.1786, "y1": 16.38}, {"line": {"color": "rgba(0, 0, 0, 0.5)", "width": 1}, "type": "line", "x0": 3132, "x1": 3132, "y0": 0.1786, "y1": 16.38}, {"line": {"color": "rgba(0, 0, 0, 0.5)", "width": 1}, "type": "line", "x0": 3144, "x1": 3144, "y0": 0.1786, "y1": 16.38}, {"line": {"color": "rgba(0, 0, 0, 0.5)", "width": 1}, "type": "line", "x0": 3156, "x1": 3156, "y0": 0.1786, "y1": 16.38}, {"line": {"color": "rgba(0, 0, 0, 0.5)", "width": 1}, "type": "line", "x0": 3168, "x1": 3168, "y0": 0.1786, "y1": 16.38}, {"line": {"color": "rgba(0, 0, 0, 0.5)", "width": 1}, "type": "line", "x0": 3180, "x1": 3180, "y0": 0.1786, "y1": 16.38}, {"line": {"color": "rgba(0, 0, 0, 0.5)", "width": 1}, "type": "line", "x0": 3192, "x1": 3192, "y0": 0.1786, "y1": 16.38}, {"line": {"color": "rgba(0, 0, 0, 0.5)", "width": 1}, "type": "line", "x0": 3204, "x1": 3204, "y0": 0.1786, "y1": 16.38}, {"line": {"color": "rgba(0, 0, 0, 0.5)", "width": 1}, "type": "line", "x0": 3216, "x1": 3216, "y0": 0.1786, "y1": 16.38}, {"line": {"color": "rgba(0, 0, 0, 0.5)", "width": 1}, "type": "line", "x0": 3228, "x1": 3228, "y0": 0.1786, "y1": 16.38}, {"line": {"color": "rgba(0, 0, 0, 0.5)", "width": 1}, "type": "line", "x0": 3240, "x1": 3240, "y0": 0.1786, "y1": 16.38}, {"line": {"color": "rgba(0, 0, 0, 0.5)", "width": 1}, "type": "line", "x0": 3252, "x1": 3252, "y0": 0.1786, "y1": 16.38}, {"line": {"color": "rgba(0, 0, 0, 0.5)", "width": 1}, "type": "line", "x0": 3264, "x1": 3264, "y0": 0.1786, "y1": 16.38}, {"line": {"color": "rgba(0, 0, 0, 0.5)", "width": 1}, "type": "line", "x0": 3276, "x1": 3276, "y0": 0.1786, "y1": 16.38}, {"line": {"color": "rgba(0, 0, 0, 0.5)", "width": 1}, "type": "line", "x0": 3288, "x1": 3288, "y0": 0.1786, "y1": 16.38}, {"line": {"color": "rgba(0, 0, 0, 0.5)", "width": 1}, "type": "line", "x0": 3300, "x1": 3300, "y0": 0.1786, "y1": 16.38}, {"line": {"color": "rgba(0, 0, 0, 0.5)", "width": 1}, "type": "line", "x0": 3312, "x1": 3312, "y0": 0.1786, "y1": 16.38}, {"line": {"color": "rgba(0, 0, 0, 0.5)", "width": 1}, "type": "line", "x0": 3324, "x1": 3324, "y0": 0.1786, "y1": 16.38}, {"line": {"color": "rgba(0, 0, 0, 0.5)", "width": 1}, "type": "line", "x0": 3336, "x1": 3336, "y0": 0.1786, "y1": 16.38}, {"line": {"color": "rgba(0, 0, 0, 0.5)", "width": 1}, "type": "line", "x0": 3348, "x1": 3348, "y0": 0.1786, "y1": 16.38}, {"line": {"color": "rgba(0, 0, 0, 0.5)", "width": 1}, "type": "line", "x0": 3360, "x1": 3360, "y0": 0.1786, "y1": 16.38}, {"line": {"color": "rgba(0, 0, 0, 0.5)", "width": 1}, "type": "line", "x0": 3372, "x1": 3372, "y0": 0.1786, "y1": 16.38}, {"line": {"color": "rgba(0, 0, 0, 0.5)", "width": 1}, "type": "line", "x0": 3384, "x1": 3384, "y0": 0.1786, "y1": 16.38}, {"line": {"color": "rgba(0, 0, 0, 0.5)", "width": 1}, "type": "line", "x0": 3396, "x1": 3396, "y0": 0.1786, "y1": 16.38}, {"line": {"color": "rgba(0, 0, 0, 0.5)", "width": 1}, "type": "line", "x0": 3408, "x1": 3408, "y0": 0.1786, "y1": 16.38}, {"line": {"color": "rgba(0, 0, 0, 0.5)", "width": 1}, "type": "line", "x0": 3420, "x1": 3420, "y0": 0.1786, "y1": 16.38}, {"line": {"color": "rgba(0, 0, 0, 0.5)", "width": 1}, "type": "line", "x0": 3432, "x1": 3432, "y0": 0.1786, "y1": 16.38}, {"line": {"color": "rgba(0, 0, 0, 0.5)", "width": 1}, "type": "line", "x0": 3444, "x1": 3444, "y0": 0.1786, "y1": 16.38}, {"line": {"color": "rgba(0, 0, 0, 0.5)", "width": 1}, "type": "line", "x0": 3456, "x1": 3456, "y0": 0.1786, "y1": 16.38}, {"line": {"color": "rgba(0, 0, 0, 0.5)", "width": 1}, "type": "line", "x0": 3468, "x1": 3468, "y0": 0.1786, "y1": 16.38}, {"line": {"color": "rgba(0, 0, 0, 0.5)", "width": 1}, "type": "line", "x0": 3480, "x1": 3480, "y0": 0.1786, "y1": 16.38}], "showlegend": true, "title": {"text": "Comparison of Predicted vs Actual Values"}, "width": 1800, "xaxis": {"title": {"text": "Time Steps"}}, "yaxis": {"title": {"text": "Value"}}}}
